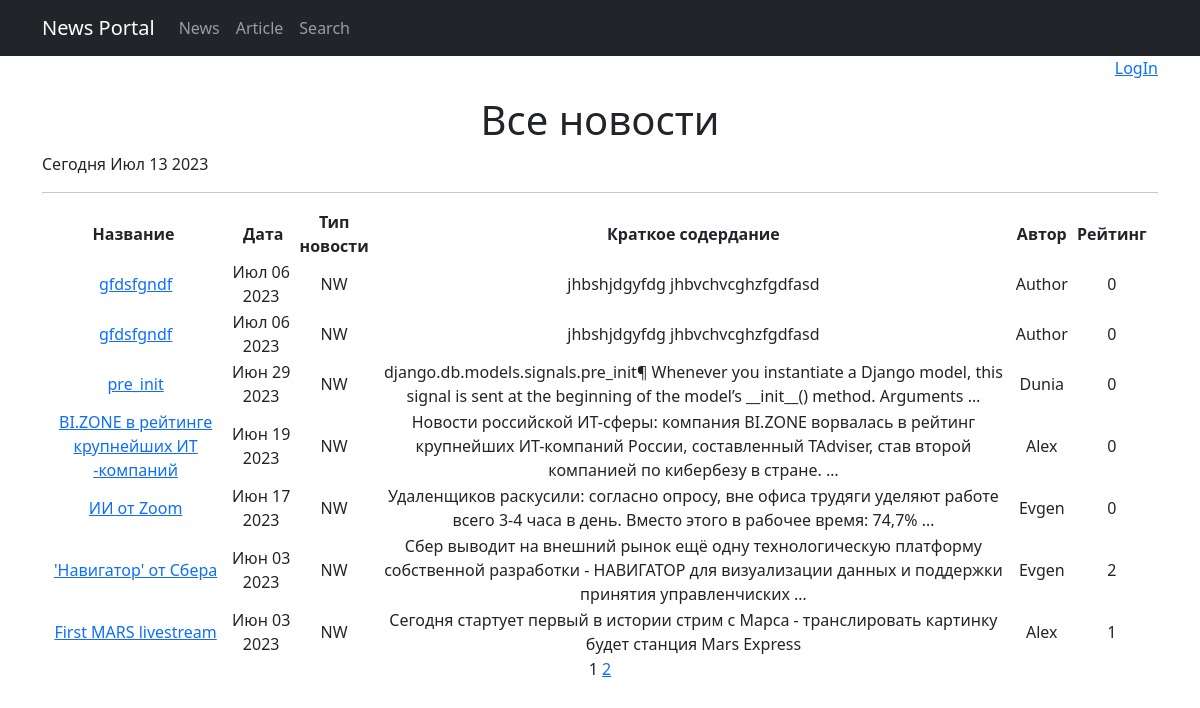
The page /news/ on the database as committed earlier.
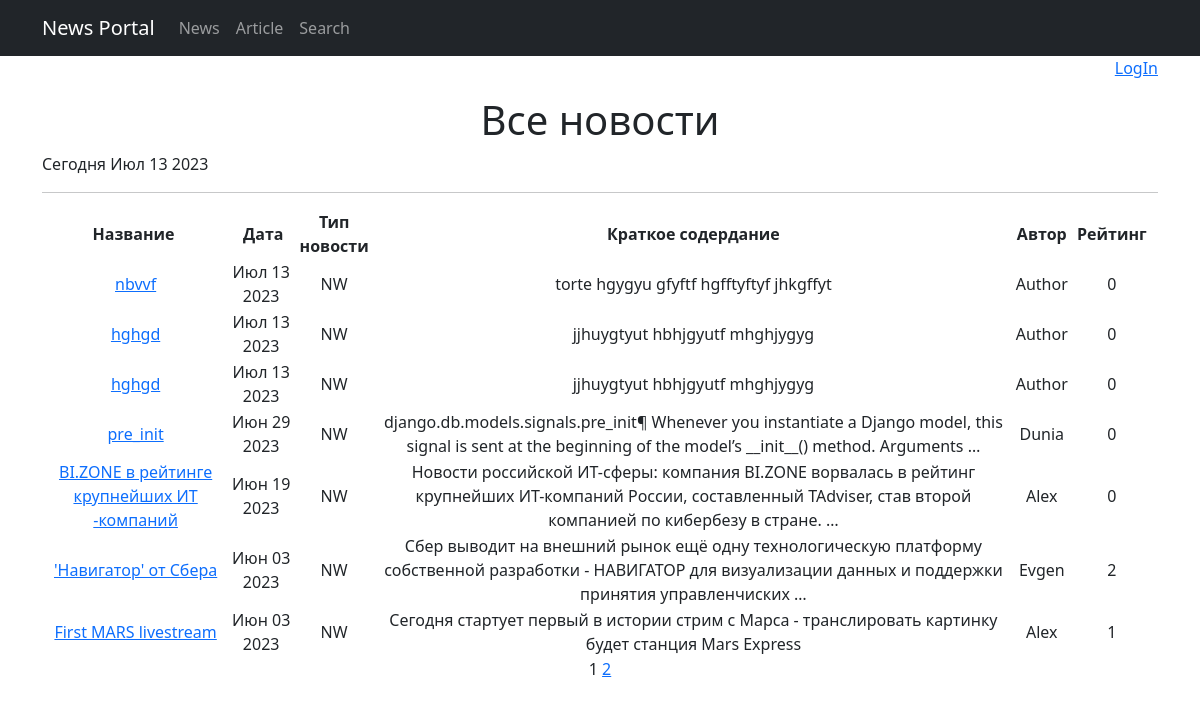
The same page on the database as committed later.
### news/models.py (models this page shows, shortened)
class Post(models.Model):
    postAuthor = models.ForeignKey(Author, on_delete=models.CASCADE)
    NEWS = 'NW'
    ARTICLE = 'AR'
    choose_post = (
        (NEWS, "Новость"),
        (ARTICLE, "Статья")
    )
    postType = models.CharField(max_length=2, choices=choose_post, default=NEWS)
    date_creation = models.DateTimeField(auto_now_add=True)
    postCategory = models.ManyToManyField(Category, through='PostCategory')
    title = models.CharField(max_length=128)
    text = models.TextField()
    rating = models.SmallIntegerField(default=0)
    def get_absolute_url(self):
        return reverse('news_detail', args=[str(self.id)])

class Author(models.Model):
    authorUser = models.OneToOneField(User, on_delete=models.CASCADE)
    rating = models.SmallIntegerField(default=0)

### news/views.py (the view)
# urls.py: path('news/', NewsList.as_view(), name='news_list'),
class NewsList(ListView):
    model = Post
    ordering = 'title'
    template_name = 'newses.html'
    context_object_name = 'newses'
    paginate_by = 10
    def get_context_data(self, **kwargs):
        context = super().get_context_data(**kwargs)
        context['time_now'] = datetime.utcnow()
        context['is_author'] = self.request.user.groups.filter(name='Authors').exists()
        context['is_authent'] = self.request.user.is_authenticated
        return context

### news/templatetags/custom_tegs.py (called while the page is built)
@register.simple_tag(takes_context=True)
def url_replace(context, **kwargs):
   d = context['request'].GET.copy()
   for k, v in kwargs.items():
       d[k] = v
   return d.urlencode()

### templates/newses.html (shortened to what this page needs)
{% extends 'flatpages/default.html' %}
{% load custom_filters %}
{% load custom_tegs %}
{% block content %}
{% if is_author %}
    <p style="text-align: right;">Вы вошли как автор: {{ request.user.username }}</p>
    <p style="text-align: right;"><a href="{% url 'logout' %}">LogOut</a> </p>
{% elif is_authent and not is_author %}
    <p style="text-align: right;">Вы вошли как пользователь: {{ request.user.username }}</p>
    <p style="text-align: right;"><a href="{% url 'logout' %}">LogOut</a> </p>
{% else %}
    <p style="text-align: right;">
    <a href="http://127.0.0.1:8000/accounts/login">LogIn</a>
    </p>
{% endif %}
<h1 xmlns="http://www.w3.org/1999/html">Все новости</h1>
   <p style="text-align: left;">Сегодня {{ time_now|date:'M d Y' }}</p>
   <hr>
    {% if newses %}
        <table>
            <tr>
                <th>Название&nbsp;</th>
                <th>&nbsp;Дата</th>
                <th>Тип новости</th>
                <th>&nbsp;Краткое содердание&nbsp;</th>
                <th>&nbsp;Автор&nbsp;</th>
                <th>&nbsp;Рейтинг&nbsp;</th>
            </tr>
            {% for news in newses|dictsortreversed:'date_creation' %}
                {% if news.postType == 'NW' %}
            <tr>
                <td><a href="{{ news.get_absolute_url }}">{{ news.title}}</a></td>
                <td>{{ news.date_creation|date:'M d Y' }}</td>
                <td>{{ news.postType }}</td>
                <td>{{ news.text|truncatewords:20 }}</td>
                <td>{{ news.postAuthor.authorUser.username }}</td>
                <td>{{ news.rating }}</td>
                <td><p>&nbsp;</p></td>
            </tr>
                {% endif %}
            {% endfor %}
        </table>
    {% else %}
       <h2>Новостей нет!</h2>
    {% endif %}
        {{ page_obj.number }}
        {% if page_obj.has_next %}
            <a href="?{% url_replace page=page_obj.next_page_number %}">{{ page_obj.next_page_number }}</a>
        {% endif %}
        <p>&nbsp;</p>
{% endblock content %}

Rows that differ between the two databases and show on the page:
removed Post: title "gfdsfgndf", date_creation "Июл 06 2023", postType "NW", text "jhbshjdgyfdg jhbvchvcghzfgdfasd", postAuthor.authorUser.username "Author", rating "0"
removed Post: title "gfdsfgndf", date_creation "Июл 06 2023", postType "NW", text "jhbshjdgyfdg jhbvchvcghzfgdfasd", postAuthor.authorUser.username "Author", rating "0"
no longer on this page (row unchanged): Post: title "ИИ от Zoom", date_creation "Июн 17 2023", postType "NW", text "Удаленщиков раскусили: согласно опросу, вне офиса трудяги уделяют работе всего 3-4 часа в день. Вместо этого в рабочее время: 74,7% …", postAuthor.authorUser.username "Evgen", rating "0"
added Post: title "nbvvf", date_creation "Июл 13 2023", postType "NW", text "torte hgygyu gfyftf hgfftyftyf jhkgffyt", postAuthor.authorUser.username "Author", rating "0"
added Post: title "hghgd", date_creation "Июл 13 2023", postType "NW", text "jjhuygtyut hbhjgyutf mhghjygyg", postAuthor.authorUser.username "Author", rating "0"
added Post: title "hghgd", date_creation "Июл 13 2023", postType "NW", text "jjhuygtyut hbhjgyutf mhghjygyg", postAuthor.authorUser.username "Author", rating "0"
